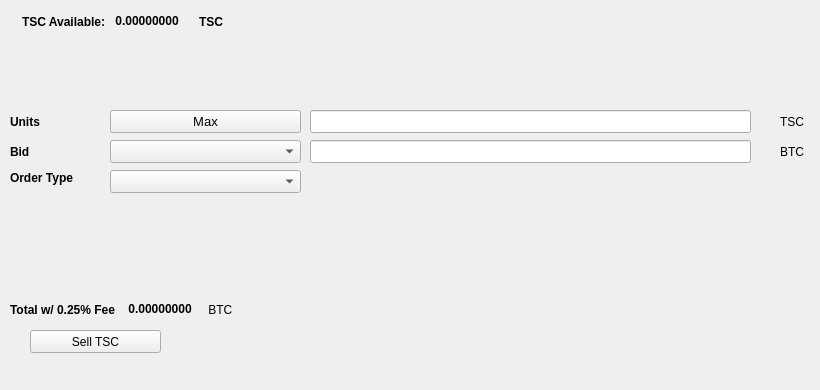
   <widget class="QWidget" name="SellTab">
    <attribute name="title">
     <string>Sell</string>
    </attribute>
    <widget class="QLabel" name="label_16">
     <property name="geometry">
      <rect>
       <x>780</x>
       <y>140</y>
       <width>31</width>
       <height>23</height>
      </rect>
     </property>
     <property name="text">
      <string>BTC</string>
     </property>
    </widget>
    <widget class="QComboBox" name="SellBidcomboBox">
     <property name="geometry">
      <rect>
       <x>110</x>
       <y>140</y>
       <width>191</width>
       <height>23</height>
      </rect>
     </property>
     <property name="font">
      <font>
       <pointsize>10</pointsize>
      </font>
     </property>
    </widget>
    <widget class="QLabel" name="label_18">
     <property name="geometry">
      <rect>
       <x>10</x>
       <y>110</y>
       <width>46</width>
       <height>23</height>
      </rect>
     </property>
     <property name="font">
      <font>
       <weight>75</weight>
       <bold>true</bold>
      </font>
     </property>
     <property name="text">
      <string>Units</string>
     </property>
    </widget>
    <widget class="QPushButton" name="Sell_Max_Amount">
     <property name="geometry">
      <rect>
       <x>110</x>
       <y>110</y>
       <width>191</width>
       <height>23</height>
      </rect>
     </property>
     <property name="font">
      <font>
       <pointsize>10</pointsize>
      </font>
     </property>
     <property name="text">
      <string>Max</string>
     </property>
    </widget>
    <widget class="QLabel" name="label_20">
     <property name="geometry">
      <rect>
       <x>10</x>
       <y>170</y>
       <width>91</width>
       <height>16</height>
      </rect>
     </property>
     <property name="font">
      <font>
       <weight>75</weight>
       <bold>true</bold>
      </font>
     </property>
     <property name="text">
      <string>Order Type</string>
     </property>
    </widget>
    <widget class="QComboBox" name="SellOrdertypeCombo">
     <property name="geometry">
      <rect>
       <x>110</x>
       <y>170</y>
       <width>191</width>
       <height>23</height>
      </rect>
     </property>
     <property name="font">
      <font>
       <pointsize>10</pointsize>
      </font>
     </property>
    </widget>
    <widget class="QLabel" name="label_21">
     <property name="geometry">
      <rect>
       <x>10</x>
       <y>140</y>
       <width>46</width>
       <height>23</height>
      </rect>
     </property>
     <property name="font">
      <font>
       <weight>75</weight>
       <bold>true</bold>
      </font>
     </property>
     <property name="text">
      <string>Bid</string>
     </property>
    </widget>
    <widget class="QLabel" name="label_22">
     <property name="geometry">
      <rect>
       <x>780</x>
       <y>110</y>
       <width>31</width>
       <height>23</height>
      </rect>
     </property>
     <property name="text">
      <string>TSC</string>
     </property>
    </widget>
    <widget class="QLineEdit" name="UnitsInputTSC">
     <property name="geometry">
      <rect>
       <x>310</x>
       <y>110</y>
       <width>441</width>
       <height>23</height>
      </rect>
     </property>
     <property name="font">
      <font>
       <pointsize>9</pointsize>
       <weight>75</weight>
       <bold>true</bold>
      </font>
     </property>
    </widget>
    <widget class="QLineEdit" name="SellBidPriceEdit">
     <property name="geometry">
      <rect>
       <x>310</x>
       <y>140</y>
       <width>441</width>
       <height>23</height>
      </rect>
     </property>
     <property name="font">
      <font>
       <pointsize>9</pointsize>
       <weight>75</weight>
       <bold>true</bold>
      </font>
     </property>
    </widget>
    <widget class="QPushButton" name="SellTSCBTN">
     <property name="geometry">
      <rect>
       <x>30</x>
       <y>330</y>
       <width>131</width>
       <height>23</height>
      </rect>
     </property>
     <property name="text">
      <string>Sell TSC</string>
     </property>
     <property name="icon">
      <iconset resource="../Transend">
       <normaloff>:/icons/bitcoin</normaloff>:/icons/bitcoin</iconset>
     </property>
    </widget>
    <widget class="QWidget" name="layoutWidget3">
     <property name="geometry">
      <rect>
       <x>22</x>
       <y>12</y>
       <width>258</width>
       <height>19</height>
      </rect>
     </property>
     <layout class="QHBoxLayout" name="horizontalLayout">
      <item>
       <widget class="QLabel" name="label232_2">
        <property name="font">
         <font>
          <weight>75</weight>
          <bold>true</bold>
         </font>
        </property>
        <property name="text">
         <string>TSC Available:</string>
        </property>
       </widget>
      </item>
      <item>
       <widget class="QLabel" name="TSCAvailableLabel">
        <property name="palette">
         <palette>
          <active>
           <colorrole role="WindowText">
            <brush brushstyle="SolidPattern">
             <color alpha="255">
              <red>0</red>
              <green>0</green>
              <blue>0</blue>
             </color>
            </brush>
           </colorrole>
           <colorrole role="Button">
            <brush brushstyle="SolidPattern">
             <color alpha="255">
              <red>0</red>
              <green>170</green>
              <blue>0</blue>
             </color>
            </brush>
           </colorrole>
           <colorrole role="Light">
            <brush brushstyle="SolidPattern">
             <color alpha="255">
              <red>0</red>
              <green>255</green>
              <blue>0</blue>
             </color>
            </brush>
           </colorrole>
           <colorrole role="Midlight">
            <brush brushstyle="SolidPattern">
             <color alpha="255">
              <red>0</red>
              <green>212</green>
              <blue>0</blue>
             </color>
            </brush>
           </colorrole>
           <colorrole role="Dark">
            <brush brushstyle="SolidPattern">
             <color alpha="255">
              <red>0</red>
              <green>85</green>
              <blue>0</blue>
             </color>
            </brush>
           </colorrole>
           <colorrole role="Mid">
            <brush brushstyle="SolidPattern">
             <color alpha="255">
              <red>0</red>
              <green>113</green>
              <blue>0</blue>
             </color>
            </brush>
           </colorrole>
           <colorrole role="Text">
            <brush brushstyle="SolidPattern">
             <color alpha="255">
              <red>0</red>
              <green>170</green>
              <blue>0</blue>
             </color>
            </brush>
           </colorrole>
           <colorrole role="BrightText">
            <brush brushstyle="SolidPattern">
             <color alpha="255">
              <red>255</red>
              <green>255</green>
              <blue>255</blue>
             </color>
            </brush>
           </colorrole>
           <colorrole role="ButtonText">
            <brush brushstyle="SolidPattern">
             <color alpha="255">
              <red>0</red>
              <green>0</green>
              <blue>0</blue>
             </color>
            </brush>
           </colorrole>
           <colorrole role="Base">
            <brush brushstyle="SolidPattern">
             <color alpha="255">
              <red>255</red>
              <green>255</green>
              <blue>255</blue>
             </color>
            </brush>
           </colorrole>
           <colorrole role="Window">
            <brush brushstyle="SolidPattern">
             <color alpha="255">
              <red>0</red>
              <green>170</green>
              <blue>0</blue>
             </color>
            </brush>
           </colorrole>
           <colorrole role="Shadow">
            <brush brushstyle="SolidPattern">
             <color alpha="255">
              <red>0</red>
              <green>0</green>
              <blue>0</blue>
             </color>
            </brush>
           </colorrole>
           <colorrole role="AlternateBase">
            <brush brushstyle="SolidPattern">
             <color alpha="255">
              <red>127</red>
              <green>212</green>
              <blue>127</blue>
             </color>
            </brush>
           </colorrole>
           <colorrole role="ToolTipBase">
            <brush brushstyle="SolidPattern">
             <color alpha="255">
              <red>255</red>
              <green>255</green>
              <blue>220</blue>
             </color>
            </brush>
           </colorrole>
           <colorrole role="ToolTipText">
            <brush brushstyle="SolidPattern">
             <color alpha="255">
              <red>0</red>
              <green>0</green>
              <blue>0</blue>
             </color>
            </brush>
           </colorrole>
          </active>
          <inactive>
           <colorrole role="WindowText">
            <brush brushstyle="SolidPattern">
             <color alpha="255">
              <red>0</red>
              <green>0</green>
              <blue>0</blue>
             </color>
            </brush>
           </colorrole>
           <colorrole role="Button">
            <brush brushstyle="SolidPattern">
             <color alpha="255">
              <red>0</red>
              <green>170</green>
              <blue>0</blue>
             </color>
            </brush>
           </colorrole>
           <colorrole role="Light">
            <brush brushstyle="SolidPattern">
             <color alpha="255">
              <red>0</red>
              <green>255</green>
              <blue>0</blue>
             </color>
            </brush>
           </colorrole>
           <colorrole role="Midlight">
            <brush brushstyle="SolidPattern">
             <color alpha="255">
              <red>0</red>
              <green>212</green>
              <blue>0</blue>
             </color>
            </brush>
           </colorrole>
           <colorrole role="Dark">
            <brush brushstyle="SolidPattern">
             <color alpha="255">
              <red>0</red>
              <green>85</green>
              <blue>0</blue>
             </color>
            </brush>
           </colorrole>
           <colorrole role="Mid">
            <brush brushstyle="SolidPattern">
             <color alpha="255">
              <red>0</red>
              <green>113</green>
              <blue>0</blue>
             </color>
            </brush>
           </colorrole>
           <colorrole role="Text">
            <brush brushstyle="SolidPattern">
             <color alpha="255">
              <red>0</red>
              <green>170</green>
              <blue>0</blue>
             </color>
            </brush>
           </colorrole>
           <colorrole role="BrightText">
            <brush brushstyle="SolidPattern">
             <color alpha="255">
              <red>255</red>
              <green>255</green>
              <blue>255</blue>
             </color>
            </brush>
           </colorrole>
           <colorrole role="ButtonText">
            <brush brushstyle="SolidPattern">
             <color alpha="255">
              <red>0</red>
              <green>0</green>
              <blue>0</blue>
             </color>
            </brush>
           </colorrole>
           <colorrole role="Base">
            <brush brushstyle="SolidPattern">
             <color alpha="255">
              <red>255</red>
              <green>255</green>
              <blue>255</blue>
             </color>
            </brush>
           </colorrole>
           <colorrole role="Window">
            <brush brushstyle="SolidPattern">
             <color alpha="255">
              <red>0</red>
              <green>170</green>
              <blue>0</blue>
             </color>
            </brush>
           </colorrole>
           <colorrole role="Shadow">
            <brush brushstyle="SolidPattern">
             <color alpha="255">
              <red>0</red>
              <green>0</green>
              <blue>0</blue>
             </color>
            </brush>
           </colorrole>
           <colorrole role="AlternateBase">
            <brush brushstyle="SolidPattern">
             <color alpha="255">
              <red>127</red>
              <green>212</green>
              <blue>127</blue>
             </color>
            </brush>
           </colorrole>
           <colorrole role="ToolTipBase">
            <brush brushstyle="SolidPattern">
             <color alpha="255">
              <red>255</red>
              <green>255</green>
              <blue>220</blue>
             </color>
            </brush>
           </colorrole>
           <colorrole role="ToolTipText">
            <brush brushstyle="SolidPattern">
             <color alpha="255">
              <red>0</red>
              <green>0</green>
              <blue>0</blue>
             </color>
            </brush>
           </colorrole>
          </inactive>
          <disabled>
           <colorrole role="WindowText">
            <brush brushstyle="SolidPattern">
             <color alpha="255">
              <red>0</red>
              <green>85</green>
              <blue>0</blue>
             </color>
            </brush>
           </colorrole>
           <colorrole role="Button">
            <brush brushstyle="SolidPattern">
             <color alpha="255">
              <red>0</red>
              <green>170</green>
              <blue>0</blue>
             </color>
            </brush>
           </colorrole>
           <colorrole role="Light">
            <brush brushstyle="SolidPattern">
             <color alpha="255">
              <red>0</red>
              <green>255</green>
              <blue>0</blue>
             </color>
            </brush>
           </colorrole>
           <colorrole role="Midlight">
            <brush brushstyle="SolidPattern">
             <color alpha="255">
              <red>0</red>
              <green>212</green>
              <blue>0</blue>
             </color>
            </brush>
           </colorrole>
           <colorrole role="Dark">
            <brush brushstyle="SolidPattern">
             <color alpha="255">
              <red>0</red>
              <green>85</green>
              <blue>0</blue>
             </color>
            </brush>
           </colorrole>
           <colorrole role="Mid">
            <brush brushstyle="SolidPattern">
             <color alpha="255">
              <red>0</red>
              <green>113</green>
              <blue>0</blue>
             </color>
            </brush>
           </colorrole>
           <colorrole role="Text">
            <brush brushstyle="SolidPattern">
             <color alpha="255">
              <red>0</red>
              <green>85</green>
              <blue>0</blue>
             </color>
            </brush>
           </colorrole>
           <colorrole role="BrightText">
            <brush brushstyle="SolidPattern">
             <color alpha="255">
              <red>255</red>
              <green>255</green>
              <blue>255</blue>
             </color>
            </brush>
           </colorrole>
           <colorrole role="ButtonText">
            <brush brushstyle="SolidPattern">
             <color alpha="255">
              <red>0</red>
              <green>85</green>
              <blue>0</blue>
             </color>
            </brush>
           </colorrole>
           <colorrole role="Base">
            <brush brushstyle="SolidPattern">
             <color alpha="255">
              <red>0</red>
              <green>170</green>
              <blue>0</blue>
             </color>
            </brush>
           </colorrole>
           <colorrole role="Window">
            <brush brushstyle="SolidPattern">
             <color alpha="255">
              <red>0</red>
              <green>170</green>
              <blue>0</blue>
             </color>
            </brush>
           </colorrole>
           <colorrole role="Shadow">
            <brush brushstyle="SolidPattern">
             <color alpha="255">
              <red>0</red>
              <green>0</green>
              <blue>0</blue>
             </color>
            </brush>
           </colorrole>
           <colorrole role="AlternateBase">
            <brush brushstyle="SolidPattern">
             <color alpha="255">
              <red>0</red>
              <green>170</green>
              <blue>0</blue>
             </color>
            </brush>
           </colorrole>
           <colorrole role="ToolTipBase">
            <brush brushstyle="SolidPattern">
             <color alpha="255">
              <red>255</red>
              <green>255</green>
              <blue>220</blue>
             </color>
            </brush>
           </colorrole>
           <colorrole role="ToolTipText">
            <brush brushstyle="SolidPattern">
             <color alpha="255">
              <red>0</red>
              <green>0</green>
              <blue>0</blue>
             </color>
            </brush>
           </colorrole>
          </disabled>
         </palette>
        </property>
        <property name="font">
         <font>
          <weight>75</weight>
          <bold>true</bold>
         </font>
        </property>
        <property name="text">
         <string> 0.00000000 </string>
        </property>
        <property name="textInteractionFlags">
         <set>Qt::LinksAccessibleByMouse|Qt::TextSelectableByKeyboard|Qt::TextSelectableByMouse</set>
        </property>
       </widget>
      </item>
      <item>
       <widget class="QLabel" name="labelTSC">
        <property name="font">
         <font>
          <weight>75</weight>
          <bold>true</bold>
         </font>
        </property>
        <property name="text">
         <string>TSC</string>
        </property>
       </widget>
      </item>
     </layout>
    </widget>
    <widget class="QWidget" name="layoutWidget">
     <property name="geometry">
      <rect>
       <x>10</x>
       <y>300</y>
       <width>268</width>
       <height>19</height>
      </rect>
     </property>
     <layout class="QHBoxLayout" name="horizontalLayout_2">
      <item>
       <widget class="QLabel" name="label_19">
        <property name="font">
         <font>
          <weight>75</weight>
          <bold>true</bold>
         </font>
        </property>
        <property name="text">
         <string>Total w/ 0.25% Fee </string>
        </property>
       </widget>
      </item>
      <item>
       <widget class="QLabel" name="SellCostLabel">
        <property name="palette">
         <palette>
          <active>
           <colorrole role="WindowText">
            <brush brushstyle="SolidPattern">
             <color alpha="255">
              <red>0</red>
              <green>0</green>
              <blue>0</blue>
             </color>
            </brush>
           </colorrole>
           <colorrole role="Button">
            <brush brushstyle="SolidPattern">
             <color alpha="255">
              <red>0</red>
              <green>170</green>
              <blue>0</blue>
             </color>
            </brush>
           </colorrole>
           <colorrole role="Light">
            <brush brushstyle="SolidPattern">
             <color alpha="255">
              <red>0</red>
              <green>255</green>
              <blue>0</blue>
             </color>
            </brush>
           </colorrole>
           <colorrole role="Midlight">
            <brush brushstyle="SolidPattern">
             <color alpha="255">
              <red>0</red>
              <green>212</green>
              <blue>0</blue>
             </color>
            </brush>
           </colorrole>
           <colorrole role="Dark">
            <brush brushstyle="SolidPattern">
             <color alpha="255">
              <red>0</red>
              <green>85</green>
              <blue>0</blue>
             </color>
            </brush>
           </colorrole>
           <colorrole role="Mid">
            <brush brushstyle="SolidPattern">
             <color alpha="255">
              <red>0</red>
              <green>113</green>
              <blue>0</blue>
             </color>
            </brush>
           </colorrole>
           <colorrole role="Text">
            <brush brushstyle="SolidPattern">
             <color alpha="255">
              <red>0</red>
              <green>170</green>
              <blue>0</blue>
             </color>
            </brush>
           </colorrole>
           <colorrole role="BrightText">
            <brush brushstyle="SolidPattern">
             <color alpha="255">
              <red>255</red>
              <green>255</green>
              <blue>255</blue>
             </color>
            </brush>
           </colorrole>
           <colorrole role="ButtonText">
            <brush brushstyle="SolidPattern">
             <color alpha="255">
              <red>0</red>
              <green>0</green>
              <blue>0</blue>
             </color>
            </brush>
           </colorrole>
           <colorrole role="Base">
            <brush brushstyle="SolidPattern">
             <color alpha="255">
              <red>255</red>
              <green>255</green>
              <blue>255</blue>
             </color>
            </brush>
           </colorrole>
           <colorrole role="Window">
            <brush brushstyle="SolidPattern">
             <color alpha="255">
              <red>0</red>
              <green>170</green>
              <blue>0</blue>
             </color>
            </brush>
           </colorrole>
           <colorrole role="Shadow">
            <brush brushstyle="SolidPattern">
             <color alpha="255">
              <red>0</red>
              <green>0</green>
              <blue>0</blue>
             </color>
            </brush>
           </colorrole>
           <colorrole role="AlternateBase">
            <brush brushstyle="SolidPattern">
             <color alpha="255">
              <red>127</red>
              <green>212</green>
              <blue>127</blue>
             </color>
            </brush>
           </colorrole>
           <colorrole role="ToolTipBase">
            <brush brushstyle="SolidPattern">
             <color alpha="255">
              <red>255</red>
              <green>255</green>
              <blue>220</blue>
             </color>
            </brush>
           </colorrole>
           <colorrole role="ToolTipText">
            <brush brushstyle="SolidPattern">
             <color alpha="255">
              <red>0</red>
              <green>0</green>
              <blue>0</blue>
             </color>
            </brush>
           </colorrole>
          </active>
          <inactive>
           <colorrole role="WindowText">
            <brush brushstyle="SolidPattern">
             <color alpha="255">
              <red>0</red>
              <green>0</green>
              <blue>0</blue>
             </color>
            </brush>
           </colorrole>
           <colorrole role="Button">
            <brush brushstyle="SolidPattern">
             <color alpha="255">
              <red>0</red>
              <green>170</green>
              <blue>0</blue>
             </color>
            </brush>
           </colorrole>
           <colorrole role="Light">
            <brush brushstyle="SolidPattern">
             <color alpha="255">
              <red>0</red>
              <green>255</green>
              <blue>0</blue>
             </color>
            </brush>
           </colorrole>
           <colorrole role="Midlight">
            <brush brushstyle="SolidPattern">
             <color alpha="255">
              <red>0</red>
              <green>212</green>
              <blue>0</blue>
             </color>
            </brush>
           </colorrole>
           <colorrole role="Dark">
            <brush brushstyle="SolidPattern">
             <color alpha="255">
              <red>0</red>
              <green>85</green>
              <blue>0</blue>
             </color>
            </brush>
           </colorrole>
           <colorrole role="Mid">
            <brush brushstyle="SolidPattern">
             <color alpha="255">
              <red>0</red>
              <green>113</green>
              <blue>0</blue>
             </color>
            </brush>
           </colorrole>
           <colorrole role="Text">
            <brush brushstyle="SolidPattern">
             <color alpha="255">
              <red>0</red>
              <green>170</green>
              <blue>0</blue>
             </color>
            </brush>
           </colorrole>
           <colorrole role="BrightText">
            <brush brushstyle="SolidPattern">
             <color alpha="255">
              <red>255</red>
              <green>255</green>
              <blue>255</blue>
             </color>
            </brush>
           </colorrole>
           <colorrole role="ButtonText">
            <brush brushstyle="SolidPattern">
             <color alpha="255">
              <red>0</red>
              <green>0</green>
              <blue>0</blue>
             </color>
            </brush>
           </colorrole>
           <colorrole role="Base">
            <brush brushstyle="SolidPattern">
             <color alpha="255">
              <red>255</red>
              <green>255</green>
              <blue>255</blue>
             </color>
            </brush>
           </colorrole>
           <colorrole role="Window">
            <brush brushstyle="SolidPattern">
             <color alpha="255">
              <red>0</red>
              <green>170</green>
              <blue>0</blue>
             </color>
            </brush>
           </colorrole>
           <colorrole role="Shadow">
            <brush brushstyle="SolidPattern">
             <color alpha="255">
              <red>0</red>
              <green>0</green>
              <blue>0</blue>
             </color>
            </brush>
           </colorrole>
           <colorrole role="AlternateBase">
            <brush brushstyle="SolidPattern">
             <color alpha="255">
              <red>127</red>
              <green>212</green>
              <blue>127</blue>
             </color>
            </brush>
           </colorrole>
           <colorrole role="ToolTipBase">
            <brush brushstyle="SolidPattern">
             <color alpha="255">
              <red>255</red>
              <green>255</green>
              <blue>220</blue>
             </color>
            </brush>
           </colorrole>
           <colorrole role="ToolTipText">
            <brush brushstyle="SolidPattern">
             <color alpha="255">
              <red>0</red>
              <green>0</green>
              <blue>0</blue>
             </color>
            </brush>
           </colorrole>
          </inactive>
          <disabled>
           <colorrole role="WindowText">
            <brush brushstyle="SolidPattern">
             <color alpha="255">
              <red>0</red>
              <green>85</green>
              <blue>0</blue>
             </color>
            </brush>
           </colorrole>
           <colorrole role="Button">
            <brush brushstyle="SolidPattern">
             <color alpha="255">
              <red>0</red>
              <green>170</green>
              <blue>0</blue>
             </color>
            </brush>
           </colorrole>
           <colorrole role="Light">
            <brush brushstyle="SolidPattern">
             <color alpha="255">
              <red>0</red>
              <green>255</green>
              <blue>0</blue>
             </color>
            </brush>
           </colorrole>
           <colorrole role="Midlight">
            <brush brushstyle="SolidPattern">
             <color alpha="255">
              <red>0</red>
              <green>212</green>
              <blue>0</blue>
             </color>
            </brush>
           </colorrole>
           <colorrole role="Dark">
            <brush brushstyle="SolidPattern">
             <color alpha="255">
              <red>0</red>
              <green>85</green>
              <blue>0</blue>
             </color>
            </brush>
           </colorrole>
           <colorrole role="Mid">
            <brush brushstyle="SolidPattern">
             <color alpha="255">
              <red>0</red>
              <green>113</green>
              <blue>0</blue>
             </color>
            </brush>
           </colorrole>
           <colorrole role="Text">
            <brush brushstyle="SolidPattern">
             <color alpha="255">
              <red>0</red>
              <green>85</green>
              <blue>0</blue>
             </color>
            </brush>
           </colorrole>
           <colorrole role="BrightText">
            <brush brushstyle="SolidPattern">
             <color alpha="255">
              <red>255</red>
              <green>255</green>
              <blue>255</blue>
             </color>
            </brush>
           </colorrole>
           <colorrole role="ButtonText">
            <brush brushstyle="SolidPattern">
             <color alpha="255">
              <red>0</red>
              <green>85</green>
              <blue>0</blue>
             </color>
            </brush>
           </colorrole>
           <colorrole role="Base">
            <brush brushstyle="SolidPattern">
             <color alpha="255">
              <red>0</red>
              <green>170</green>
              <blue>0</blue>
             </color>
            </brush>
           </colorrole>
           <colorrole role="Window">
            <brush brushstyle="SolidPattern">
             <color alpha="255">
              <red>0</red>
              <green>170</green>
              <blue>0</blue>
             </color>
            </brush>
           </colorrole>
           <colorrole role="Shadow">
            <brush brushstyle="SolidPattern">
             <color alpha="255">
              <red>0</red>
              <green>0</green>
              <blue>0</blue>
             </color>
            </brush>
           </colorrole>
           <colorrole role="AlternateBase">
            <brush brushstyle="SolidPattern">
             <color alpha="255">
              <red>0</red>
              <green>170</green>
              <blue>0</blue>
             </color>
            </brush>
           </colorrole>
           <colorrole role="ToolTipBase">
            <brush brushstyle="SolidPattern">
             <color alpha="255">
              <red>255</red>
              <green>255</green>
              <blue>220</blue>
             </color>
            </brush>
           </colorrole>
           <colorrole role="ToolTipText">
            <brush brushstyle="SolidPattern">
             <color alpha="255">
              <red>0</red>
              <green>0</green>
              <blue>0</blue>
             </color>
            </brush>
           </colorrole>
          </disabled>
         </palette>
        </property>
        <property name="font">
         <font>
          <weight>75</weight>
          <bold>true</bold>
         </font>
        </property>
        <property name="autoFillBackground">
         <bool>false</bool>
        </property>
        <property name="text">
         <string> 0.00000000</string>
        </property>
        <property name="textInteractionFlags">
         <set>Qt::LinksAccessibleByMouse|Qt::TextSelectableByMouse</set>
        </property>
       </widget>
      </item>
      <item>
       <widget class="QLabel" name="label_17">
        <property name="font">
         <font>
          <weight>50</weight>
          <bold>false</bold>
         </font>
        </property>
        <property name="text">
         <string> BTC</string>
        </property>
       </widget>
      </item>
     </layout>
    </widget>
    <widget class="QLabel" name="label_23">
     <property name="geometry">
      <rect>
       <x>460</x>
       <y>300</y>
       <width>281</width>
       <height>81</height>
      </rect>
     </property>
     <property name="text">
      <string/>
     </property>
     <property name="pixmap">
      <pixmap>:/images/bittrex</pixmap>
     </property>
    </widget>
   </widget>
